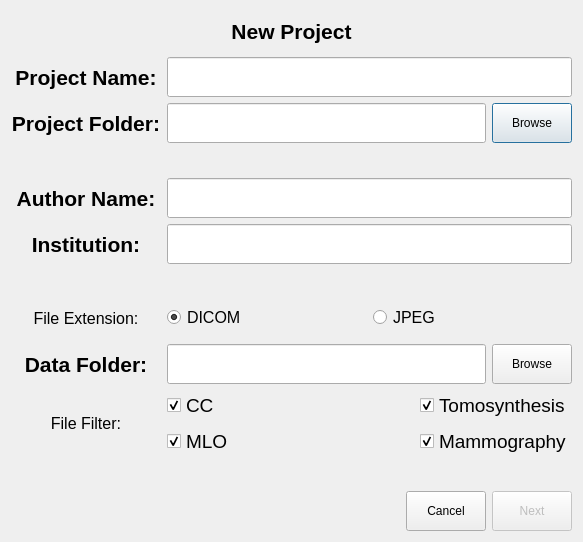
<?xml version="1.0" encoding="UTF-8"?>
<ui version="4.0">
 <class>Dialog</class>
 <widget class="QDialog" name="Dialog">
  <property name="geometry">
   <rect>
    <x>0</x>
    <y>0</y>
    <width>583</width>
    <height>542</height>
   </rect>
  </property>
  <property name="windowTitle">
   <string>Dialog</string>
  </property>
  <layout class="QVBoxLayout" name="verticalLayout_3">
   <item>
    <layout class="QHBoxLayout" name="horizontalLayout">
     <item>
      <spacer name="horizontalSpacer_2">
       <property name="orientation">
        <enum>Qt::Horizontal</enum>
       </property>
       <property name="sizeHint" stdset="0">
        <size>
         <width>40</width>
         <height>20</height>
        </size>
       </property>
      </spacer>
     </item>
     <item>
      <widget class="QLabel" name="label">
       <property name="sizePolicy">
        <sizepolicy hsizetype="Expanding" vsizetype="Preferred">
         <horstretch>0</horstretch>
         <verstretch>0</verstretch>
        </sizepolicy>
       </property>
       <property name="minimumSize">
        <size>
         <width>0</width>
         <height>40</height>
        </size>
       </property>
       <property name="maximumSize">
        <size>
         <width>16777215</width>
         <height>40</height>
        </size>
       </property>
       <property name="font">
        <font>
         <family>Arial</family>
         <pointsize>16</pointsize>
         <weight>75</weight>
         <bold>true</bold>
        </font>
       </property>
       <property name="text">
        <string>New Project</string>
       </property>
       <property name="alignment">
        <set>Qt::AlignCenter</set>
       </property>
      </widget>
     </item>
     <item>
      <spacer name="horizontalSpacer_3">
       <property name="orientation">
        <enum>Qt::Horizontal</enum>
       </property>
       <property name="sizeHint" stdset="0">
        <size>
         <width>40</width>
         <height>20</height>
        </size>
       </property>
      </spacer>
     </item>
    </layout>
   </item>
   <item>
    <layout class="QHBoxLayout" name="horizontalLayout_8">
     <item>
      <widget class="QLabel" name="label_7">
       <property name="sizePolicy">
        <sizepolicy hsizetype="Expanding" vsizetype="Preferred">
         <horstretch>0</horstretch>
         <verstretch>0</verstretch>
        </sizepolicy>
       </property>
       <property name="minimumSize">
        <size>
         <width>150</width>
         <height>40</height>
        </size>
       </property>
       <property name="maximumSize">
        <size>
         <width>100</width>
         <height>40</height>
        </size>
       </property>
       <property name="font">
        <font>
         <family>Arial</family>
         <pointsize>16</pointsize>
         <weight>75</weight>
         <bold>true</bold>
        </font>
       </property>
       <property name="text">
        <string>Project Name:</string>
       </property>
       <property name="alignment">
        <set>Qt::AlignCenter</set>
       </property>
      </widget>
     </item>
     <item>
      <widget class="QLineEdit" name="line_proj_name">
       <property name="minimumSize">
        <size>
         <width>0</width>
         <height>40</height>
        </size>
       </property>
       <property name="maximumSize">
        <size>
         <width>99999</width>
         <height>40</height>
        </size>
       </property>
       <property name="font">
        <font>
         <family>Arial</family>
         <pointsize>12</pointsize>
         <weight>75</weight>
         <bold>true</bold>
        </font>
       </property>
      </widget>
     </item>
    </layout>
   </item>
   <item>
    <layout class="QHBoxLayout" name="horizontalLayout_5">
     <item>
      <widget class="QLabel" name="label_8">
       <property name="sizePolicy">
        <sizepolicy hsizetype="Expanding" vsizetype="Preferred">
         <horstretch>0</horstretch>
         <verstretch>0</verstretch>
        </sizepolicy>
       </property>
       <property name="minimumSize">
        <size>
         <width>150</width>
         <height>40</height>
        </size>
       </property>
       <property name="maximumSize">
        <size>
         <width>100</width>
         <height>40</height>
        </size>
       </property>
       <property name="font">
        <font>
         <family>Arial</family>
         <pointsize>16</pointsize>
         <weight>75</weight>
         <bold>true</bold>
        </font>
       </property>
       <property name="text">
        <string>Project Folder:</string>
       </property>
       <property name="alignment">
        <set>Qt::AlignCenter</set>
       </property>
      </widget>
     </item>
     <item>
      <widget class="QLineEdit" name="line_proj_folder">
       <property name="minimumSize">
        <size>
         <width>0</width>
         <height>40</height>
        </size>
       </property>
       <property name="maximumSize">
        <size>
         <width>99999</width>
         <height>40</height>
        </size>
       </property>
       <property name="font">
        <font>
         <family>Arial</family>
         <pointsize>12</pointsize>
         <weight>75</weight>
         <bold>true</bold>
        </font>
       </property>
      </widget>
     </item>
     <item>
      <widget class="QPushButton" name="button_browse_project">
       <property name="minimumSize">
        <size>
         <width>80</width>
         <height>40</height>
        </size>
       </property>
       <property name="maximumSize">
        <size>
         <width>80</width>
         <height>40</height>
        </size>
       </property>
       <property name="text">
        <string>Browse</string>
       </property>
      </widget>
     </item>
    </layout>
   </item>
   <item>
    <spacer name="verticalSpacer_5">
     <property name="orientation">
      <enum>Qt::Vertical</enum>
     </property>
     <property name="sizeHint" stdset="0">
      <size>
       <width>20</width>
       <height>40</height>
      </size>
     </property>
    </spacer>
   </item>
   <item>
    <layout class="QHBoxLayout" name="horizontalLayout_7">
     <item>
      <widget class="QLabel" name="label_6">
       <property name="sizePolicy">
        <sizepolicy hsizetype="Expanding" vsizetype="Preferred">
         <horstretch>0</horstretch>
         <verstretch>0</verstretch>
        </sizepolicy>
       </property>
       <property name="minimumSize">
        <size>
         <width>150</width>
         <height>40</height>
        </size>
       </property>
       <property name="maximumSize">
        <size>
         <width>100</width>
         <height>40</height>
        </size>
       </property>
       <property name="font">
        <font>
         <family>Arial</family>
         <pointsize>16</pointsize>
         <weight>75</weight>
         <bold>true</bold>
        </font>
       </property>
       <property name="text">
        <string>Author Name:</string>
       </property>
       <property name="alignment">
        <set>Qt::AlignCenter</set>
       </property>
      </widget>
     </item>
     <item>
      <widget class="QLineEdit" name="line_auth_name">
       <property name="minimumSize">
        <size>
         <width>0</width>
         <height>40</height>
        </size>
       </property>
       <property name="maximumSize">
        <size>
         <width>99999</width>
         <height>40</height>
        </size>
       </property>
       <property name="font">
        <font>
         <family>Arial</family>
         <pointsize>12</pointsize>
         <weight>75</weight>
         <bold>true</bold>
        </font>
       </property>
      </widget>
     </item>
    </layout>
   </item>
   <item>
    <layout class="QHBoxLayout" name="horizontalLayout_6">
     <item>
      <widget class="QLabel" name="label_4">
       <property name="sizePolicy">
        <sizepolicy hsizetype="Expanding" vsizetype="Preferred">
         <horstretch>0</horstretch>
         <verstretch>0</verstretch>
        </sizepolicy>
       </property>
       <property name="minimumSize">
        <size>
         <width>150</width>
         <height>40</height>
        </size>
       </property>
       <property name="maximumSize">
        <size>
         <width>100</width>
         <height>40</height>
        </size>
       </property>
       <property name="font">
        <font>
         <family>Arial</family>
         <pointsize>16</pointsize>
         <weight>75</weight>
         <bold>true</bold>
        </font>
       </property>
       <property name="text">
        <string>Institution:</string>
       </property>
       <property name="alignment">
        <set>Qt::AlignCenter</set>
       </property>
      </widget>
     </item>
     <item>
      <widget class="QLineEdit" name="line_institution">
       <property name="minimumSize">
        <size>
         <width>0</width>
         <height>40</height>
        </size>
       </property>
       <property name="maximumSize">
        <size>
         <width>99999</width>
         <height>40</height>
        </size>
       </property>
       <property name="font">
        <font>
         <family>Arial</family>
         <pointsize>12</pointsize>
         <weight>75</weight>
         <bold>true</bold>
        </font>
       </property>
      </widget>
     </item>
    </layout>
   </item>
   <item>
    <spacer name="verticalSpacer_4">
     <property name="orientation">
      <enum>Qt::Vertical</enum>
     </property>
     <property name="sizeHint" stdset="0">
      <size>
       <width>20</width>
       <height>40</height>
      </size>
     </property>
    </spacer>
   </item>
   <item>
    <layout class="QHBoxLayout" name="horizontalLayout_2">
     <item>
      <widget class="QLabel" name="label_9">
       <property name="sizePolicy">
        <sizepolicy hsizetype="Expanding" vsizetype="Preferred">
         <horstretch>0</horstretch>
         <verstretch>0</verstretch>
        </sizepolicy>
       </property>
       <property name="minimumSize">
        <size>
         <width>150</width>
         <height>40</height>
        </size>
       </property>
       <property name="maximumSize">
        <size>
         <width>100</width>
         <height>40</height>
        </size>
       </property>
       <property name="font">
        <font>
         <family>Arial</family>
         <pointsize>12</pointsize>
         <weight>50</weight>
         <bold>false</bold>
        </font>
       </property>
       <property name="text">
        <string>File Extension:</string>
       </property>
       <property name="alignment">
        <set>Qt::AlignCenter</set>
       </property>
      </widget>
     </item>
     <item>
      <widget class="QRadioButton" name="radio_dicom">
       <property name="font">
        <font>
         <family>Arial</family>
         <pointsize>12</pointsize>
        </font>
       </property>
       <property name="text">
        <string>DICOM</string>
       </property>
       <property name="checked">
        <bool>true</bool>
       </property>
      </widget>
     </item>
     <item>
      <widget class="QRadioButton" name="radio_jpg">
       <property name="font">
        <font>
         <family>Arial</family>
         <pointsize>12</pointsize>
        </font>
       </property>
       <property name="text">
        <string>JPEG</string>
       </property>
      </widget>
     </item>
    </layout>
   </item>
   <item>
    <layout class="QHBoxLayout" name="horizontalLayout_4">
     <item>
      <widget class="QLabel" name="label_5">
       <property name="sizePolicy">
        <sizepolicy hsizetype="Expanding" vsizetype="Preferred">
         <horstretch>0</horstretch>
         <verstretch>0</verstretch>
        </sizepolicy>
       </property>
       <property name="minimumSize">
        <size>
         <width>150</width>
         <height>40</height>
        </size>
       </property>
       <property name="maximumSize">
        <size>
         <width>100</width>
         <height>40</height>
        </size>
       </property>
       <property name="font">
        <font>
         <family>Arial</family>
         <pointsize>16</pointsize>
         <weight>75</weight>
         <bold>true</bold>
        </font>
       </property>
       <property name="text">
        <string>Data Folder:</string>
       </property>
       <property name="alignment">
        <set>Qt::AlignCenter</set>
       </property>
      </widget>
     </item>
     <item>
      <widget class="QLineEdit" name="line_data_folder">
       <property name="minimumSize">
        <size>
         <width>0</width>
         <height>40</height>
        </size>
       </property>
       <property name="maximumSize">
        <size>
         <width>99999</width>
         <height>40</height>
        </size>
       </property>
       <property name="font">
        <font>
         <family>Arial</family>
         <pointsize>12</pointsize>
         <weight>75</weight>
         <bold>true</bold>
        </font>
       </property>
      </widget>
     </item>
     <item>
      <widget class="QPushButton" name="button_browse_data">
       <property name="minimumSize">
        <size>
         <width>80</width>
         <height>40</height>
        </size>
       </property>
       <property name="maximumSize">
        <size>
         <width>80</width>
         <height>40</height>
        </size>
       </property>
       <property name="text">
        <string>Browse</string>
       </property>
      </widget>
     </item>
    </layout>
   </item>
   <item>
    <layout class="QHBoxLayout" name="horizontalLayout_9">
     <item>
      <widget class="QLabel" name="label_10">
       <property name="sizePolicy">
        <sizepolicy hsizetype="Expanding" vsizetype="Preferred">
         <horstretch>0</horstretch>
         <verstretch>0</verstretch>
        </sizepolicy>
       </property>
       <property name="minimumSize">
        <size>
         <width>150</width>
         <height>40</height>
        </size>
       </property>
       <property name="maximumSize">
        <size>
         <width>100</width>
         <height>40</height>
        </size>
       </property>
       <property name="font">
        <font>
         <family>Arial</family>
         <pointsize>12</pointsize>
         <weight>50</weight>
         <bold>false</bold>
        </font>
       </property>
       <property name="text">
        <string>File Filter:</string>
       </property>
       <property name="alignment">
        <set>Qt::AlignCenter</set>
       </property>
      </widget>
     </item>
     <item>
      <layout class="QVBoxLayout" name="verticalLayout">
       <item>
        <widget class="QCheckBox" name="checkbox_cc">
         <property name="minimumSize">
          <size>
           <width>0</width>
           <height>30</height>
          </size>
         </property>
         <property name="maximumSize">
          <size>
           <width>16777215</width>
           <height>30</height>
          </size>
         </property>
         <property name="font">
          <font>
           <family>Arial</family>
           <pointsize>14</pointsize>
          </font>
         </property>
         <property name="text">
          <string>CC</string>
         </property>
         <property name="checked">
          <bool>true</bool>
         </property>
        </widget>
       </item>
       <item>
        <widget class="QCheckBox" name="checkbox_mlo">
         <property name="minimumSize">
          <size>
           <width>0</width>
           <height>30</height>
          </size>
         </property>
         <property name="maximumSize">
          <size>
           <width>16777215</width>
           <height>30</height>
          </size>
         </property>
         <property name="font">
          <font>
           <family>Arial</family>
           <pointsize>14</pointsize>
          </font>
         </property>
         <property name="text">
          <string>MLO</string>
         </property>
         <property name="checked">
          <bool>true</bool>
         </property>
        </widget>
       </item>
      </layout>
     </item>
     <item>
      <spacer name="horizontalSpacer_4">
       <property name="orientation">
        <enum>Qt::Horizontal</enum>
       </property>
       <property name="sizeHint" stdset="0">
        <size>
         <width>40</width>
         <height>20</height>
        </size>
       </property>
      </spacer>
     </item>
     <item>
      <layout class="QVBoxLayout" name="verticalLayout_2">
       <item>
        <widget class="QCheckBox" name="checkbox_thomo">
         <property name="minimumSize">
          <size>
           <width>0</width>
           <height>30</height>
          </size>
         </property>
         <property name="maximumSize">
          <size>
           <width>16777215</width>
           <height>30</height>
          </size>
         </property>
         <property name="font">
          <font>
           <family>Arial</family>
           <pointsize>14</pointsize>
          </font>
         </property>
         <property name="text">
          <string>Tomosynthesis</string>
         </property>
         <property name="checked">
          <bool>true</bool>
         </property>
        </widget>
       </item>
       <item>
        <widget class="QCheckBox" name="checkbox_mammo">
         <property name="minimumSize">
          <size>
           <width>0</width>
           <height>30</height>
          </size>
         </property>
         <property name="maximumSize">
          <size>
           <width>16777215</width>
           <height>30</height>
          </size>
         </property>
         <property name="font">
          <font>
           <family>Arial</family>
           <pointsize>14</pointsize>
          </font>
         </property>
         <property name="text">
          <string>Mammography</string>
         </property>
         <property name="checked">
          <bool>true</bool>
         </property>
        </widget>
       </item>
      </layout>
     </item>
    </layout>
   </item>
   <item>
    <spacer name="verticalSpacer">
     <property name="orientation">
      <enum>Qt::Vertical</enum>
     </property>
     <property name="sizeHint" stdset="0">
      <size>
       <width>20</width>
       <height>40</height>
      </size>
     </property>
    </spacer>
   </item>
   <item>
    <layout class="QHBoxLayout" name="horizontalLayout_3">
     <item>
      <spacer name="horizontalSpacer">
       <property name="orientation">
        <enum>Qt::Horizontal</enum>
       </property>
       <property name="sizeHint" stdset="0">
        <size>
         <width>78</width>
         <height>20</height>
        </size>
       </property>
      </spacer>
     </item>
     <item>
      <widget class="QPushButton" name="button_cancel">
       <property name="minimumSize">
        <size>
         <width>80</width>
         <height>40</height>
        </size>
       </property>
       <property name="maximumSize">
        <size>
         <width>80</width>
         <height>40</height>
        </size>
       </property>
       <property name="text">
        <string>Cancel</string>
       </property>
      </widget>
     </item>
     <item>
      <widget class="QPushButton" name="button_next">
       <property name="enabled">
        <bool>false</bool>
       </property>
       <property name="sizePolicy">
        <sizepolicy hsizetype="Fixed" vsizetype="Fixed">
         <horstretch>0</horstretch>
         <verstretch>0</verstretch>
        </sizepolicy>
       </property>
       <property name="minimumSize">
        <size>
         <width>80</width>
         <height>40</height>
        </size>
       </property>
       <property name="maximumSize">
        <size>
         <width>80</width>
         <height>40</height>
        </size>
       </property>
       <property name="text">
        <string>Next</string>
       </property>
      </widget>
     </item>
    </layout>
   </item>
  </layout>
 </widget>
 <resources/>
 <connections/>
</ui>
